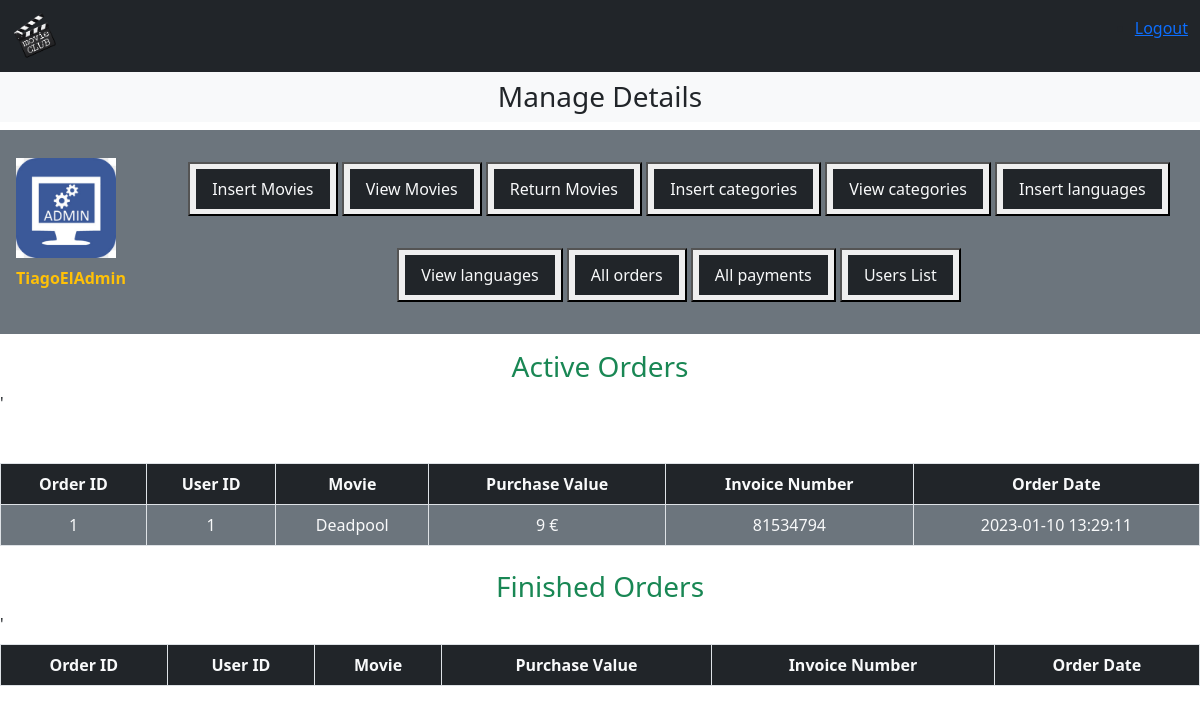
/admin/index.php?list_orders (signed in), run on the app's committed database.
### tables this page shows
CREATE TABLE `user_orders` (
  `order_id` int(11) NOT NULL,
  `user_id` int(11) NOT NULL,
  `movies` int(11) NOT NULL,
  `amount_due` int(255) NOT NULL,
  `invoice_number` int(255) NOT NULL,
  `total_products` int(255) NOT NULL,
  `order_date` timestamp NOT NULL DEFAULT current_timestamp() ON UPDATE current_timestamp(),
  `order_status` varchar(255) NOT NULL
);

CREATE TABLE `movies` (
  `movie_id` int(11) NOT NULL,
  `movie_title` varchar(100) NOT NULL,
  `movie_description` varchar(255) NOT NULL,
  `movie_keywords` varchar(255) NOT NULL,
  `category_id` int(11) NOT NULL,
  `language_id` int(11) NOT NULL,
  `movie_image1` varchar(255) NOT NULL,
  `movie_image2` varchar(255) NOT NULL,
  `movie_image3` varchar(255) NOT NULL,
  `movie_price` varchar(100) NOT NULL,
  `date` timestamp NOT NULL DEFAULT current_timestamp() ON UPDATE current_timestamp(),
  `status` varchar(100) NOT NULL
);

### admin/list_orders.php (the view, shortened to what this page needs)
<h3 class="text-center text-success">Active Orders</h3>
<table class="table table-bordered mt-5 text-center">
    <thead class="bg-dark">
        <tr class='text-center text-light'>
            <th>Order ID</th>
            <th>User ID</th>
            <th>Movie</th>
            <th>Purchase Value</th>
            <th>Invoice Number</th>
            <th>Order Date</th>
        </tr>
        <tr class=' bg-secondary text-center text-light'>'
            <?php
            $selectMovie = "SELECT * FROM movies WHERE status='Unavailable'";
            $result_movie = mysqli_query($con, $selectMovie);
            while ($row_data_movie = mysqli_fetch_array($result_movie)) {
                $movie_id = $row_data_movie['movie_id'];
                $movie_name = $row_data_movie['movie_title'];
                $get_orders = "SELECT * FROM user_orders WHERE movies=$movie_id AND order_status='Complete'";
                $result = mysqli_query($con, $get_orders);
                while ($row_data = mysqli_fetch_array($result)) {
                    $order_id = $row_data['order_id'];
                    $user_id = $row_data['user_id'];
                    $amount_due = $row_data['amount_due'];
                    $invoice_number = $row_data['invoice_number'];
                    $order_date = $row_data['order_date'];
                    echo
                        "<tr class='bg-secondary text-center text-light'>
                    <td>$order_id</td>
                    <td>$user_id </td>
                    <td>$movie_name</td>
                    <td>$amount_due €</td>
                    <td>$invoice_number</td>
                    <td>$order_date</td>
                </tr>";
                }
            }
            ?>
</table>
<h3 class="text-center text-success mt-4">Finished Orders</h3>
<table class="table table-bordered mt-2 text-center">
    <thead class="bg-dark">
        <tr class='text-center text-light'>
            <th>Order ID</th>
            <th>User ID</th>
            <th>Movie</th>
            <th>Purchase Value</th>
            <th>Invoice Number</th>
            <th>Order Date</th>
        </tr>

### data on the page
movies: movie_title "Deadpool"
user_orders: order_id "1", user "1", amount_due "9", invoice_number "81534794", order_date "2023-01-10 13:29:11"

### other printed values
$_SESSION['admin_name'] "TiagoElAdmin"
